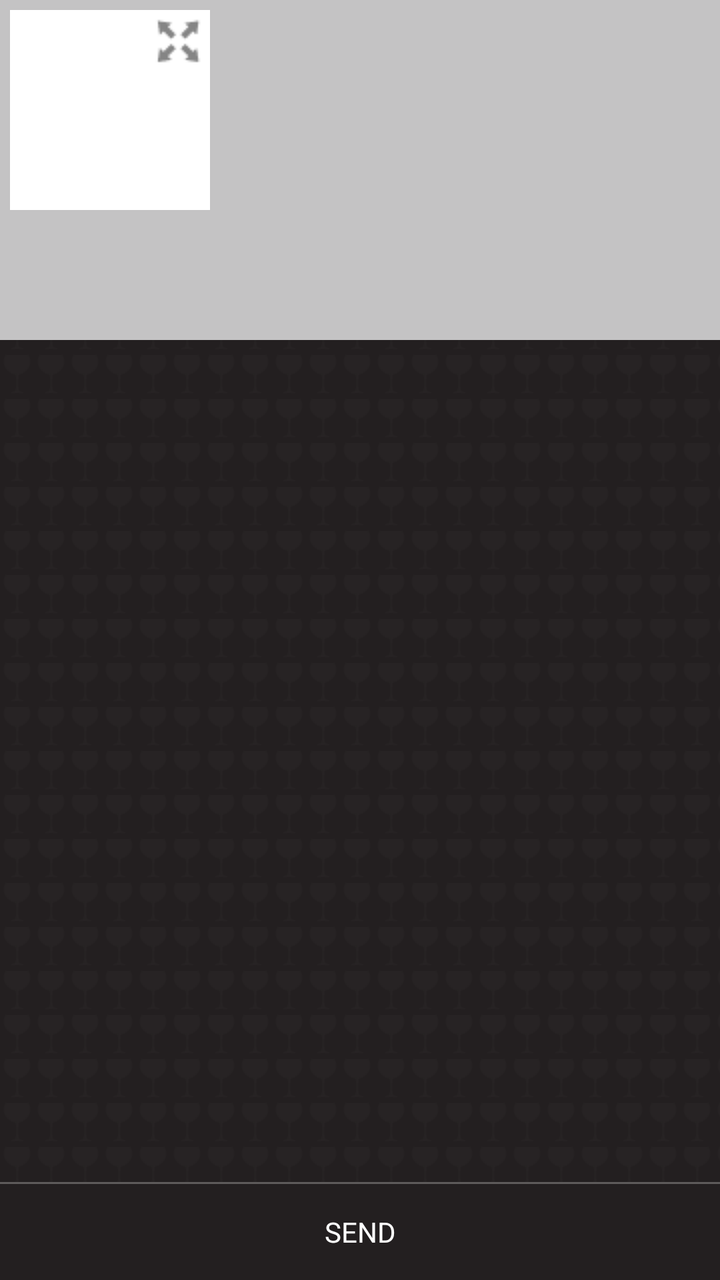
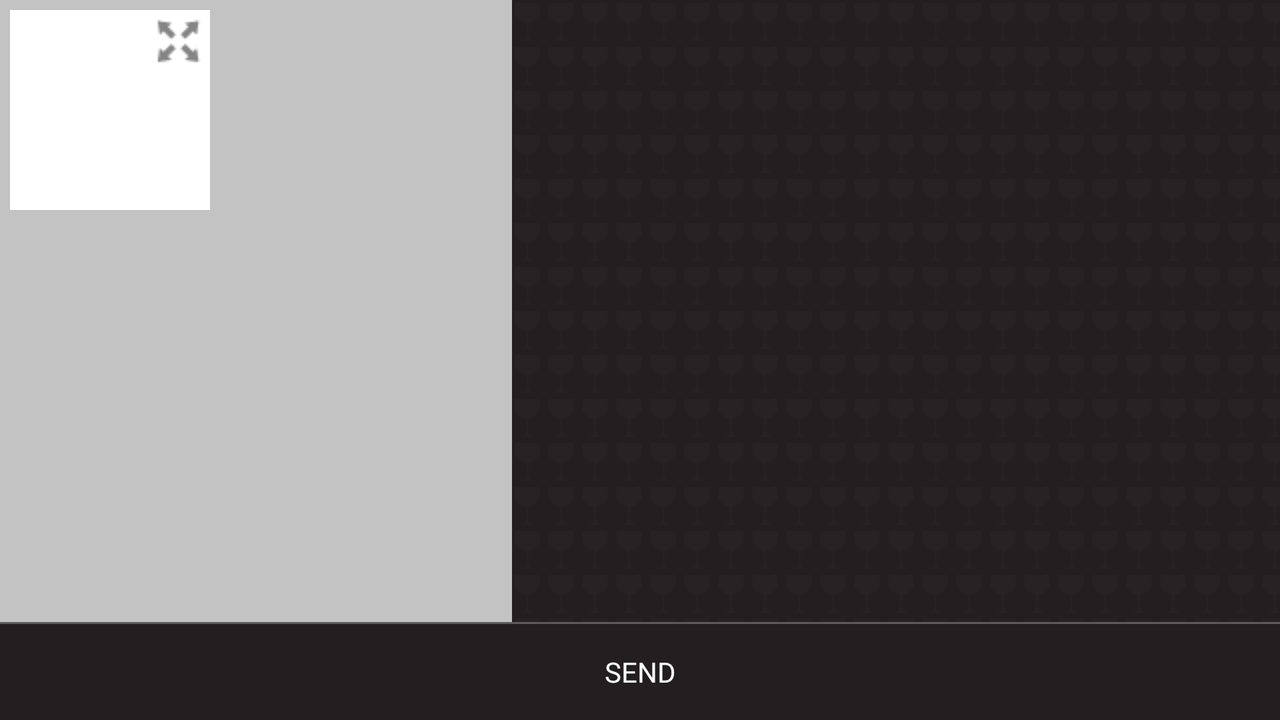

Two renders of one Android screen. The first uses the default layout on a phone; the second uses the alternative layout the repository ships for a different screen configuration, on a matching device. The two XML files are below.
<!-- AndroidManifest.xml: application theme ywAppTheme -->
<!-- res/layout/wine_review_main.xml -->
<?xml version="1.0" encoding="utf-8"?>
<RelativeLayout xmlns:android="http://schemas.android.com/apk/res/android"
    android:layout_width="match_parent"
    android:layout_height="match_parent" >
    
    <LinearLayout 
	    android:id="@+id/wineReviewBtnsLL"
        android:layout_width="match_parent"
        android:layout_height="wrap_content"
        android:layout_alignParentBottom="true"
        android:gravity="center_horizontal"
        android:orientation="vertical"
        android:background="@color/yw_gray_dark">
        
        <include layout="@layout/borderless_button_divider"/>
	
        <Button
            android:id="@+id/wineReviewPostBtn"
            android:layout_width="match_parent"
            android:layout_height="wrap_content"
            style="@style/ywBorderlessButton"
            android:text="SEND" />

	</LinearLayout>
    
    <include android:id="@+id/wineReviewHeader" layout="@layout/wine_header"/>

    <android.support.v4.view.ViewPager
        android:id="@+id/wineReviewVP"
        android:layout_width="match_parent"
        android:layout_height="match_parent"
        android:layout_below="@+id/wineReviewHeader"
        android:layout_above="@+id/wineReviewBtnsLL"/>

</RelativeLayout>
<!-- res/layout/borderless_button_divider.xml (included above) -->
<?xml version="1.0" encoding="utf-8"?>
<View xmlns:android="http://schemas.android.com/apk/res/android"
    android:layout_width="match_parent"
    android:layout_height="1dp"
    android:background="@color/yw_gray_medium" />
<!-- res/layout/wine_header.xml (included above) -->
<?xml version="1.0" encoding="utf-8"?>
<LinearLayout xmlns:android="http://schemas.android.com/apk/res/android"
    android:id="@+id/wineSelectImageLL"
    android:layout_width="match_parent"
    android:layout_height="wrap_content" 
    android:orientation="vertical"
    android:background="@color/yw_gray_light" >

    <LinearLayout 
        android:layout_width="wrap_content"
        android:layout_height="wrap_content"
        android:orientation="horizontal" 
        android:padding="5dp">
        <RelativeLayout 
            android:id="@+id/wineHeaderLabelRL"
            android:layout_width="100dp"
            android:layout_height="100dp">
            <ImageView
		         android:id="@+id/wineHeaderLabelIV"
		         android:layout_width="match_parent"
		         android:layout_height="match_parent"
		         android:background="@color/yw_white"
		         android:scaleType="fitCenter"/>
            <ImageView 
                android:layout_width="wrap_content"
                android:layout_height="wrap_content"
                android:layout_alignParentTop="true"
                android:layout_alignParentRight="true"
                android:src="@drawable/image_enlarge"/>
        </RelativeLayout>
        
        <TextView
         android:id="@+id/wineHeaderNameTV"
         android:layout_width="match_parent"
         android:layout_height="wrap_content"
         android:layout_margin="10dp"
         android:maxHeight="100dp"
         style="@style/ywWineSelectTitleTextView"
         android:text="" />
    </LinearLayout>
    
          
    <ImageView 
        android:id="@+id/wineHeaderSponsorIV"
        android:layout_width="100dp"
        android:layout_height="50dp"
        android:layout_margin="5dp"
        android:scaleType="fitCenter"/>

</LinearLayout>
<!-- resources referenced by this layout -->
<resources>
  <color name="yw_gray_dark">#ff231F20</color>
  <color name="yw_gray_light">#ffC4C3C4</color>
  <color name="yw_gray_medium">#ff5E5B5B</color>
  <color name="yw_white">#ffffffff</color>
  <style name="ywWineSelectTitleTextView" parent="@android:style/Widget">
          <item name="android:textColor">@color/yw_gray_dark</item>
          <item name="android:textStyle">bold</item>
          <item name="android:textSize">16sp</item>
          <item name="android:maxLines">5</item>
          <item name="android:ellipsize">end</item>
      </style>
  <!-- drawable yw_app_bkg (drawable) -->
  <?xml version="1.0" encoding="utf-8"?>
  <bitmap xmlns:android="http://schemas.android.com/apk/res/android"
      android:src="@drawable/yw_bkg_tile"
      android:tileMode="repeat" />
  <style name="ywActionBar" parent="Widget.Sherlock.ActionBar">
          <item name="android:background">@drawable/yw_actionbar_bkg</item>
          <item name="background">@drawable/yw_actionbar_bkg</item>
      </style>
  <style name="ywCheckBox" parent="@android:style/Widget.CompoundButton.CheckBox">
  	    <item name="android:button">@drawable/yw_checkbox</item>
  	    <item name="android:textColor">@color/yw_gray_light</item>
  	</style>
  <style name="ywRadioButton" parent="@android:style/Widget.CompoundButton.RadioButton">
  	    <item name="android:button">@drawable/yw_radiobutton</item>
  	    <item name="android:textColor">@color/yw_gray_light</item>
  	    <item name="android:paddingLeft">15dp</item>
  	</style>
  <style name="ywButton" parent="@android:style/Widget.Holo.Button">
           <item name="android:background">@drawable/yw_button</item>
           <item name="android:textColor">@color/yw_button_textcolor</item>
      </style>
  <style name="ywSpinner" parent="@android:style/Widget">
          <item name="android:background">@drawable/yw_spinner</item>
          <item name="android:padding">5dp</item>
          <item name="android:clickable">true</item>
          <item name="android:focusable">true</item>
          <item name="android:focusableInTouchMode">true</item>
      </style>
  <style name="ywDropDownListViewStyle" parent="@style/Widget.Sherlock.ListView.DropDown">
          <item name="android:divider">@color/yw_gray_dark</item>
          <item name="android:dividerHeight">1dp</item>
      </style>
  <style name="ywSlider" parent="@android:style/Widget">
          <item name="android:thumb">@drawable/yw_slider_thumb</item>
          <item name="android:progressDrawable">@drawable/yw_slider_progress</item>
          <item name="android:indeterminateOnly">false</item>
      </style>
  <color name="yw_green_light">#ffCBBB29</color>
  <color name="yw_green_dark">#ff4B4400</color>
  <!-- drawable yw_button (drawable) -->
  <?xml version="1.0" encoding="utf-8"?>
  <selector xmlns:android="http://schemas.android.com/apk/res/android" >
      <item android:state_pressed="true" android:drawable="@drawable/yw_button_s3" />
      <item android:state_focused="true" android:drawable="@drawable/yw_button_s2" />
      <item android:drawable="@drawable/yw_button_s1" />
  
  </selector>
  <!-- drawable yw_spinner (drawable) -->
  <?xml version="1.0" encoding="utf-8"?>
  <selector xmlns:android="http://schemas.android.com/apk/res/android" >
      <item android:state_pressed="true" android:drawable="@drawable/yw_spinner_s3" />
      <item android:state_focused="true" android:drawable="@drawable/yw_spinner_s2" />
      <item android:drawable="@drawable/yw_spinner_s1" />
  
  </selector>
  <color name="yw_red_dark">#ff4B021B</color>
  <color name="yw_red_medium">#ff65142F</color>
  <color name="yw_green_light_bkg">#33CBBB29</color>
  <color name="yw_green_dark_bkg">#80297267</color>
  <color name="yw_gray_light_bkg">#33C4C3C4</color>
</resources>
<!-- res/layout-land/wine_review_main.xml (the repository's variant of the layout above) -->
<!-- drawn on the phone turned sideways -->
<?xml version="1.0" encoding="utf-8"?>
<RelativeLayout xmlns:android="http://schemas.android.com/apk/res/android"
    android:layout_width="match_parent"
    android:layout_height="match_parent" >
    
    <LinearLayout 
	    android:id="@+id/wineReviewBtnsLL"
        android:layout_width="match_parent"
        android:layout_height="wrap_content"
        android:layout_alignParentBottom="true"
        android:gravity="center_horizontal"
        android:orientation="vertical"
        android:background="@color/yw_gray_dark">
        
        <include layout="@layout/borderless_button_divider"/>
	
        <Button
            android:id="@+id/wineReviewPostBtn"
            android:layout_width="match_parent"
            android:layout_height="wrap_content"
            style="@style/ywBorderlessButton"
            android:text="SEND" />

	</LinearLayout>
	
    <LinearLayout
        android:layout_width="match_parent"
        android:layout_height="match_parent"
        android:layout_above="@+id/wineReviewBtnsLL">
        
        <include 
            android:id="@+id/wineReviewHeader" 
            android:layout_width="0dp"
            android:layout_height="match_parent"
            android:layout_weight="2"
            layout="@layout/wine_header"/>
        
        <android.support.v4.view.ViewPager
	       android:id="@+id/wineReviewVP"
	       android:layout_width="0dp"
	       android:layout_height="match_parent"
	       android:layout_weight="3"
	       />
    </LinearLayout>

</RelativeLayout>
